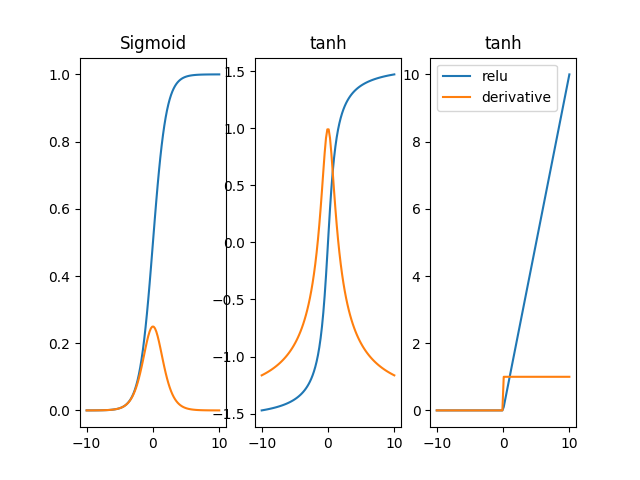

Here is the Python script that generated this plot:
import numpy as np
import matplotlib.pyplot as plt


fig = plt.figure()
X = np.linspace(-10,10,100)

def sigmoid(X):
	return 1./(1+np.exp(-X))

def tanh(X):
	return np.arctan(X)

def relu(X):
	Y = X.copy()
	Y[X<0] = 0
	return Y
ax = fig.add_subplot(1,3,1)
ax.plot(X,sigmoid(X),label='sigmoid')
ax.plot(X,sigmoid(X)*(1-sigmoid(X)),label='derivative')
ax.set_title("Sigmoid")

ax = fig.add_subplot(1,3,2)
ax.plot(X,tanh(X),label='tanh')
ax.plot(X,(1-tanh(X)**2),label='derivative')
ax.set_title("tanh")

ax = fig.add_subplot(1,3,3)
ax.plot(X,relu(X),label='relu')
ax.plot(X,X>0,label='derivative')
ax.set_title("tanh")

plt.legend()
plt.show()
